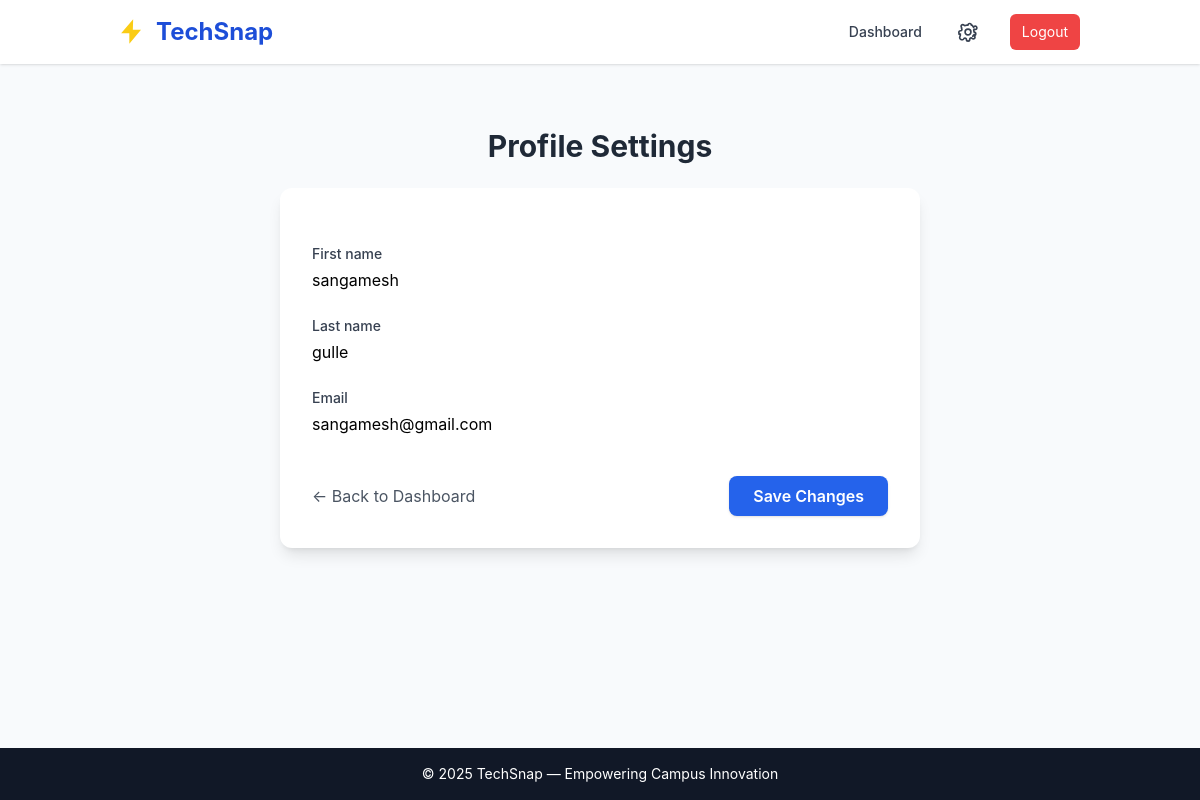
Screenshot of /accounts/profile/ (signed in) with the database file from the repository.
### accounts/models.py (models this page shows, shortened)
class User(AbstractUser):
    id = models.UUIDField(primary_key=True, default=uuid.uuid4, editable=False)
    email = models.EmailField(unique=True)
    is_email_verified = models.BooleanField(default=False)
    created_at = models.DateTimeField(auto_now_add=True)
    updated_at = models.DateTimeField(auto_now=True)
    USERNAME_FIELD = 'email'
    REQUIRED_FIELDS = ['username']
    class Meta:
        db_table = 'users'

### accounts/views.py (the view)
# urls.py: path("profile/", views.profile_settings, name="profile_settings"),
@login_required
def profile_settings(request):
    user = request.user
    if request.method == "POST":
        form = ProfileUpdateForm(request.POST, instance=user)
        if form.is_valid():
            form.save()
            messages.success(request, "Profile updated successfully.")
            return redirect("accounts:profile_settings")
    else:
        form = ProfileUpdateForm(instance=user)
    return render(request, "accounts/profile_settings.html", {"form": form})

### accounts/forms.py
class ProfileUpdateForm(forms.ModelForm):
    class Meta:
        model = User
        fields = ["first_name", "last_name", "email"]
        widgets = {
            "first_name": forms.TextInput(attrs={"class": "form-control"}),
            "last_name": forms.TextInput(attrs={"class": "form-control"}),
            "email": forms.EmailInput(attrs={"class": "form-control"}),
        }

### templates/accounts/profile_settings.html (shortened to what this page needs)
{% extends "base.html" %}
{% load static %}
{% block content %}
<div class="container mx-auto px-4 py-10 max-w-2xl">
  <h2 class="text-3xl font-bold text-gray-800 mb-6 text-center">Profile Settings</h2>
  <div class="bg-white shadow-lg rounded-xl p-8">
    <form method="POST" class="space-y-6">
      {% for field in form %}
        <div>
          <label for="{{ field.id_for_label }}" class="block text-sm font-medium text-gray-700 mb-1">
            {{ field.label }}
          </label>
          {{ field }}
        </div>
      {% endfor %}
      <div class="flex justify-between items-center pt-4">
        <a href="{% url 'accounts:choose_action' %}"
           class="text-gray-600 hover:text-gray-800 transition">← Back to Dashboard</a>
        <button type="submit"
                class="bg-blue-600 hover:bg-blue-700 text-white font-semibold px-6 py-2 rounded-lg shadow">
          Save Changes
        </button>
      </div>
    </form>
  </div>
</div>
{% endblock %}

### templates/base.html (style rules this page uses)
body { font-family: 'Inter', sans-serif; background-color: #f8fafc; }

### rows the page displays
User: form "sangamesh" "gulle" "sangamesh@gmail.com"

### other values shown
{{ field.label }} "First name" "Last name" "Email"
